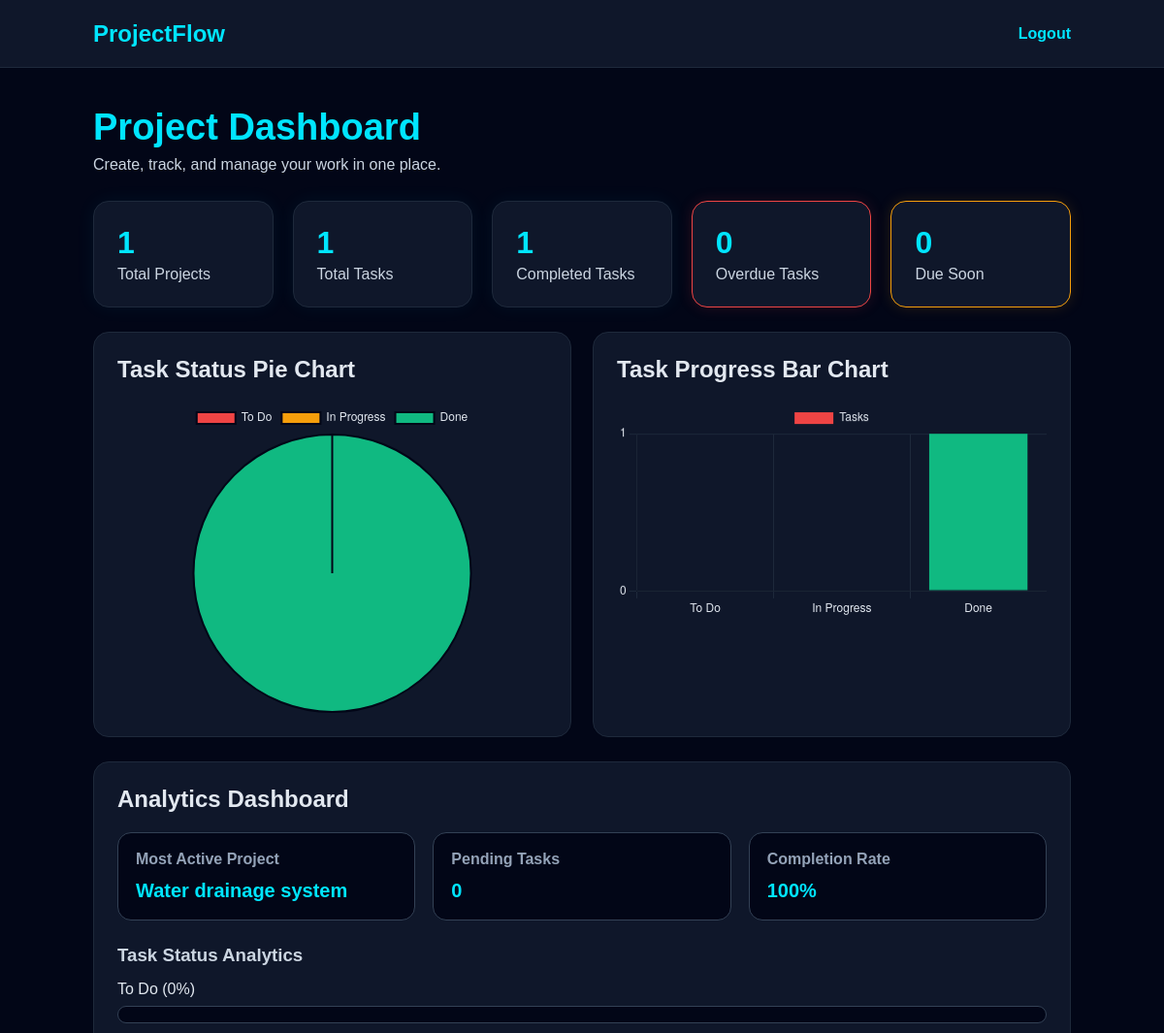
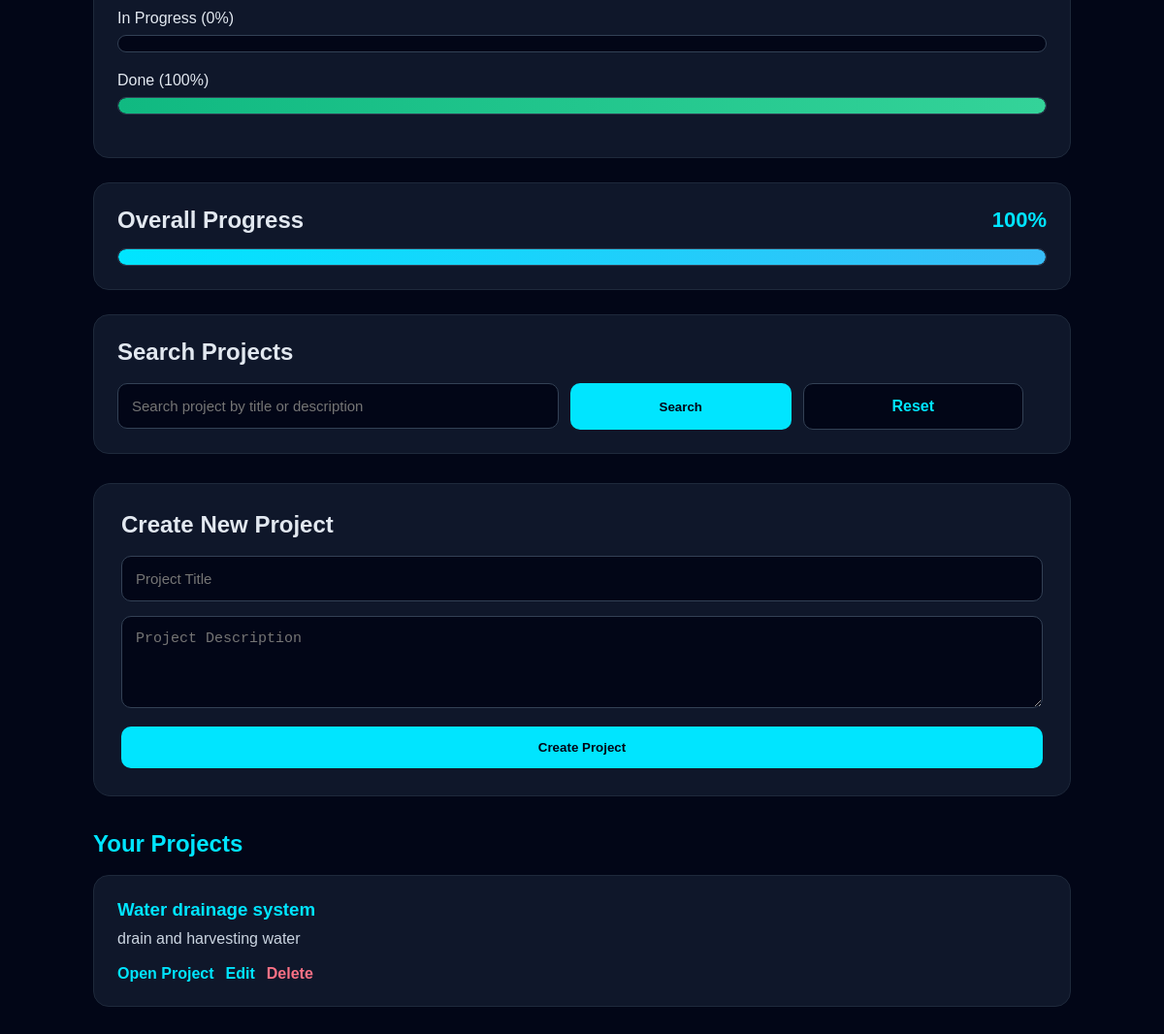
/dashboard (signed in), run on an earlier commit of the app's database (2 pictures, top to bottom).
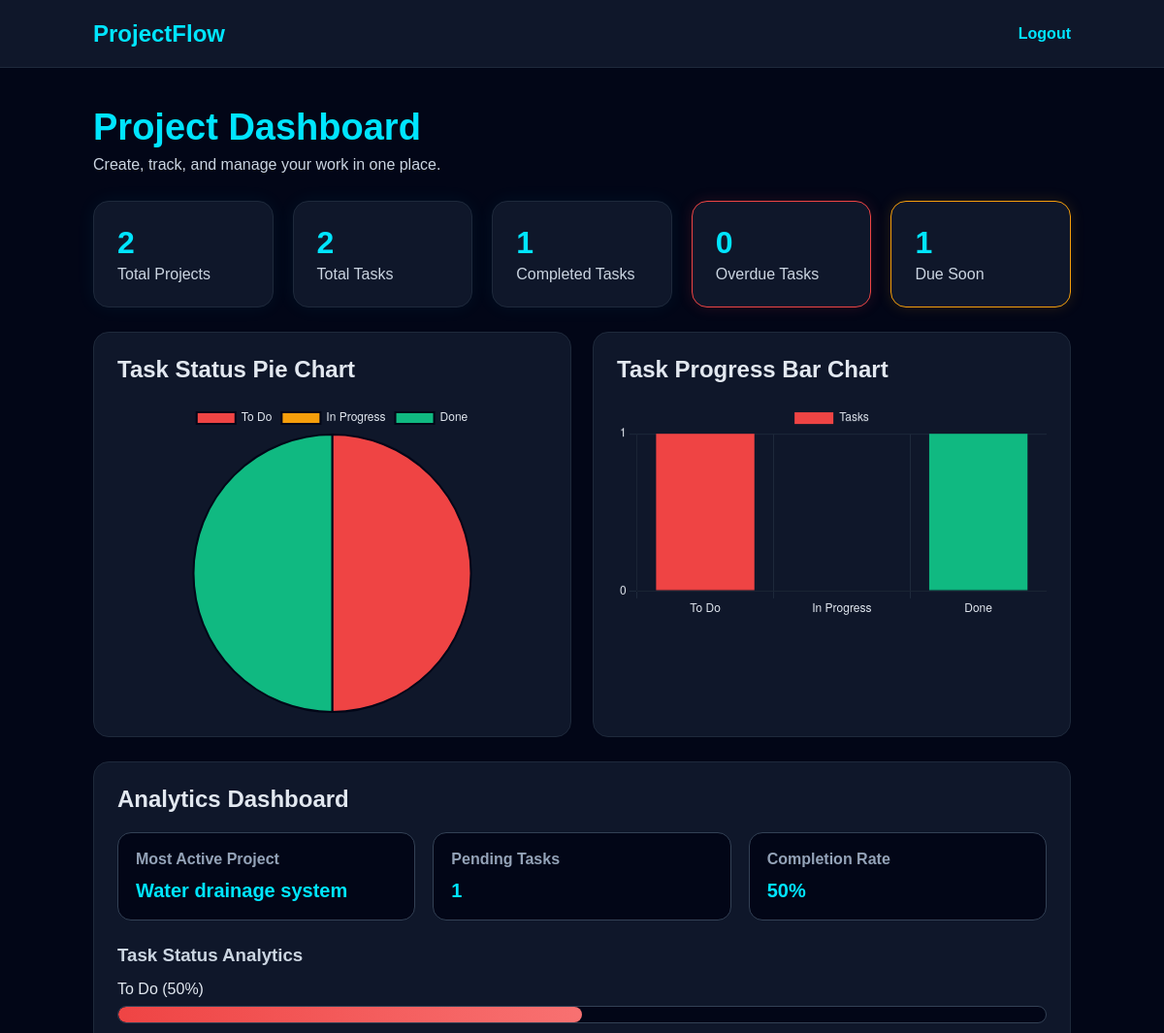
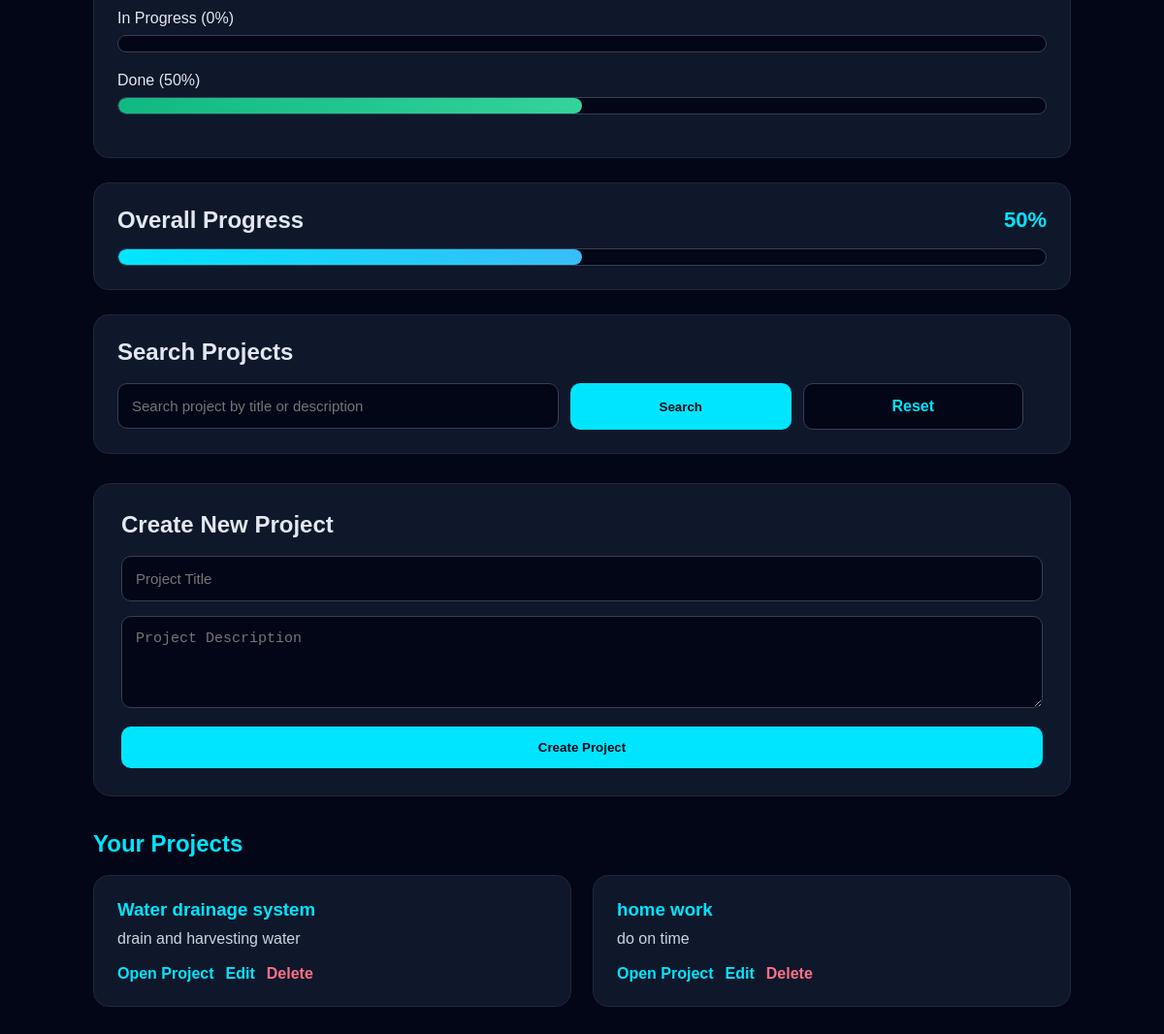
And on a later commit of the database (2 pictures, top to bottom).
### app.py (models this page shows)
class Project(db.Model):
    id = db.Column(db.Integer, primary_key=True)
    title = db.Column(db.String(150), nullable=False)
    description = db.Column(db.Text)
    created_at = db.Column(db.DateTime, default=india_time)
    owner_id = db.Column(db.Integer, db.ForeignKey("user.id"), nullable=False)

### app.py (the view, shortened to what this page needs)
@app.route("/dashboard", methods=["GET", "POST"])
@login_required
def dashboard():
    search = request.args.get("search", "").strip()
    all_projects = Project.query.filter_by(owner_id=current_user.id).all()
    project_ids = [project.id for project in all_projects]
    if search:
        projects = Project.query.filter(
            Project.owner_id == current_user.id,
            (Project.title.ilike(f"%{search}%")) |
            (Project.description.ilike(f"%{search}%"))
        ).all()
    else:
        projects = all_projects
    total_projects = len(all_projects)
    if project_ids:
        all_tasks = Task.query.filter(Task.project_id.in_(project_ids)).all()
    else:
        all_tasks = []
    total_tasks = len(all_tasks)
    completed_tasks = len([task for task in all_tasks if task.status == "Done"])
    todo_tasks = len([task for task in all_tasks if task.status == "To Do"])
    progress_tasks = len([task for task in all_tasks if task.status == "In Progress"])
    overdue_tasks = len([task for task in all_tasks if is_overdue(task)])
    due_soon_tasks = len([task for task in all_tasks if is_due_soon(task)])
    pending_tasks = total_tasks - completed_tasks
    overall_progress = int((completed_tasks / total_tasks) * 100) if total_tasks > 0 else 0
    todo_percent = int((todo_tasks / total_tasks) * 100) if total_tasks > 0 else 0
    progress_percent = int((progress_tasks / total_tasks) * 100) if total_tasks > 0 else 0
    done_percent = int((completed_tasks / total_tasks) * 100) if total_tasks > 0 else 0
    most_active_project = "No project yet"
    max_task_count = 0
    for project in all_projects:
        task_count = Task.query.filter_by(project_id=project.id).count()
        if task_count > max_task_count:
            max_task_count = task_count
            most_active_project = project.title
    return render_template(
        "dashboard.html",
        projects=projects,
        total_projects=total_projects,
        total_tasks=total_tasks,
        completed_tasks=completed_tasks,
        todo_tasks=todo_tasks,
        progress_tasks=progress_tasks,
        pending_tasks=pending_tasks,
        overdue_tasks=overdue_tasks,
        due_soon_tasks=due_soon_tasks,
        overall_progress=overall_progress,
        todo_percent=todo_percent,
        progress_percent=progress_percent,
        done_percent=done_percent,
        most_active_project=most_active_project,
        search=search
    )

### app.py (called while the page is built)
@login_manager.user_loader
def load_user(user_id):
    return User.query.get(int(user_id))

def get_due_date(task):
    if task.due_date:
        try:
            return datetime.strptime(task.due_date, "%Y-%m-%d").date()
        except:
            return None
    return None

def is_overdue(task):
    task_date = get_due_date(task)
    return task_date is not None and task.status != "Done" and task_date < date.today()

def is_due_soon(task):
    task_date = get_due_date(task)
    if task_date is None or task.status == "Done":
        return False
    today = date.today()
    soon_limit = today + timedelta(days=3)
    return today <= task_date <= soon_limit

### templates/dashboard.html (shortened to what this page needs)
<!DOCTYPE html>
<html>
<head>
    <link rel="stylesheet" href="{{ url_for('static', filename='style.css') }}">
</head>
<body>
    <nav class="navbar">
        <h2>ProjectFlow</h2>
        <a href="/logout">Logout</a>
    </nav>
    <div class="container">
        <h1>Project Dashboard</h1>
        <p class="subtitle">Create, track, and manage your work in one place.</p>
        <div class="stats-grid">
            <div class="stat-card"><h3>{{ total_projects }}</h3><p>Total Projects</p></div>
            <div class="stat-card"><h3>{{ total_tasks }}</h3><p>Total Tasks</p></div>
            <div class="stat-card"><h3>{{ completed_tasks }}</h3><p>Completed Tasks</p></div>
            <div class="stat-card danger-card"><h3>{{ overdue_tasks }}</h3><p>Overdue Tasks</p></div>
            <div class="stat-card warning-card"><h3>{{ due_soon_tasks }}</h3><p>Due Soon</p></div>
        </div>
        <div class="chart-grid">
            <div class="chart-card">
                <h2>Task Status Pie Chart</h2>
                <canvas id="statusPieChart"></canvas>
            </div>
            <div class="chart-card">
                <h2>Task Progress Bar Chart</h2>
                <canvas id="progressBarChart"></canvas>
            </div>
        </div>
        <div class="analytics-box">
            <h2>Analytics Dashboard</h2>
            <div class="insight-grid">
                <div class="insight-card">
                    <h3>Most Active Project</h3>
                    <p>{{ most_active_project }}</p>
                </div>
                <div class="insight-card">
                    <h3>Pending Tasks</h3>
                    <p>{{ pending_tasks }}</p>
                </div>
                <div class="insight-card">
                    <h3>Completion Rate</h3>
                    <p>{{ overall_progress }}%</p>
                </div>
            </div>
            <h3>Task Status Analytics</h3>
            <div class="analytics-row">
                <span>To Do ({{ todo_percent }}%)</span>
                <div class="analytics-bar">
                    <div class="analytics-fill todo-fill" style="width: {{ todo_percent }}%;"></div>
                </div>
            </div>
            <div class="analytics-row">
                <span>In Progress ({{ progress_percent }}%)</span>
                <div class="analytics-bar">
                </div>
            </div>
            <div class="analytics-row">
                <span>Done ({{ done_percent }}%)</span>
                <div class="analytics-bar">
                    <div class="analytics-fill done-fill" style="width: {{ done_percent }}%;"></div>
                </div>
            </div>
        </div>
        <div style="background:#0f172a; padding:24px; border-radius:16px; border:1px solid #1e293b; margin:25px 0;">
            <div style="display:flex; justify-content:space-between; align-items:center; margin-bottom:15px;">
                <h2 style="color:#e2e8f0;">Overall Progress</h2>
                <span style="color:#00e5ff; font-size:22px; font-weight:bold;">{{ overall_progress }}%</span>
            </div>
            <div style="width:100%; height:18px; background:#020617; border-radius:20px; overflow:hidden; border:1px solid #334155;">
                <div style="height:100%; width:{{ overall_progress }}%; background:linear-gradient(90deg, #00e5ff, #38bdf8); border-radius:20px;"></div>
            </div>
        </div>
        <div class="filter-box">
            <h2>Search Projects</h2>
            <form method="GET" action="/dashboard" class="filter-form">
                <input type="text" name="search" placeholder="Search project by title or description" value="{{ search }}">
                <button type="submit">Search</button>
                <a class="reset-btn" href="/dashboard">Reset</a>
            </form>
        </div>
        <div class="create-box">
            <h2>Create New Project</h2>
            <form method="POST">
                <input type="text" name="title" placeholder="Project Title" required>
                <textarea name="description" placeholder="Project Description"></textarea>
                <button type="submit">Create Project</button>
            </form>
        </div>
        <h2 class="section-title">Your Projects</h2>
        <div class="project-grid">
            {% for project in projects %}
            <div class="project-card">
                <h3>{{ project.title }}</h3>
                <p>{{ project.description }}</p>
                <div class="card-actions">
                    <a href="/project/{{ project.id }}">Open Project</a>
                    <a href="/edit_project/{{ project.id }}">Edit</a>
                    <a class="delete"
                       href="/delete_project/{{ project.id }}"
                       onclick="return confirm('Are you sure you want to delete this project?')">
                       Delete
                    </a>
                </div>
            </div>
            {% else %}
            <p>No matching projects found.</p>
            {% endfor %}
        </div>
    </div>
    <script>
        const todoTasks = {{ todo_tasks }};
        const progressTasks = {{ progress_tasks }};
        const doneTasks = {{ completed_tasks }};
        const pieCtx = document.getElementById("statusPieChart");
        new Chart(pieCtx, {
            type: "pie",
            data: {
                labels: ["To Do", "In Progress", "Done"],
                datasets: [{
                    data: [todoTasks, progressTasks, doneTasks],
                    backgroundColor: ["#ef4444", "#f59e0b", "#10b981"],
                    borderColor: "#020617",
                    borderWidth: 2
                }]
            },
            options: {
                plugins: {
                    legend: {
                        labels: {
                            color: "#e2e8f0"
                        }
                    }
                }
            }
        });
        const barCtx = document.getElementById("progressBarChart");
        new Chart(barCtx, {
            type: "bar",
            data: {
                labels: ["To Do", "In Progress", "Done"],
                datasets: [{
                    label: "Tasks",
                    data: [todoTasks, progressTasks, doneTasks],
                    backgroundColor: ["#ef4444", "#f59e0b", "#10b981"]
                }]
            },
            options: {
                scales: {
                    x: {
                        ticks: { color: "#e2e8f0" },
                        grid: { color: "#1e293b" }
                    },
                    y: {
                        ticks: { color: "#e2e8f0", precision: 0 },
                        grid: { color: "#1e293b" }
                    }
                },
                plugins: {
                    legend: {
                        labels: {
                            color: "#e2e8f0"
                        }
                    }
                }
            }
        });
    </script>
</body>
</html>

### static/style.css (style rules this page uses)
* { margin: 0; padding: 0; box-sizing: border-box; }
body { font-family: Arial, sans-serif; background: #020617; color: #ffffff; }
input, textarea, select { width: 100%; padding: 14px; margin-bottom: 15px; border: 1px solid #334155; border-radius: 10px; background: #020617; color: #ffffff; outline: none; font-size: 15px; }
textarea { min-height: 95px; resize: vertical; }
button { width: 100%; padding: 14px; border: none; border-radius: 10px; background: #00e5ff; color: #020617; font-weight: bold; cursor: pointer; transition: 0.3s; }
a { color: #00e5ff; text-decoration: none; font-weight: 600; }
.navbar { height: 70px; background: #0f172a; border-bottom: 1px solid #1e293b; padding: 0 8%; display: flex; align-items: center; justify-content: space-between; }
.navbar h2 { color: #00e5ff; }
.container { padding: 40px 8%; }
.container h1 { color: #00e5ff; font-size: 38px; margin-bottom: 8px; }
.subtitle { color: #cbd5e1; margin-bottom: 28px; }
.stats-grid { display: grid; grid-template-columns: repeat(auto-fit, minmax(180px, 1fr)); gap: 20px; margin: 25px 0; }
.stat-card { background: #0f172a; padding: 24px; border-radius: 16px; border: 1px solid #1e293b; box-shadow: 0 0 20px rgba(0, 229, 255, 0.06); }
.stat-card h3 { font-size: 32px; color: #00e5ff; margin-bottom: 5px; }
.stat-card p { color: #cbd5e1; }
.create-box { background: #0f172a; padding: 28px; border-radius: 18px; border: 1px solid #1e293b; margin: 30px 0; }
.create-box h2 { color: #e2e8f0; margin-bottom: 18px; }
.section-title { color: #00e5ff; margin: 35px 0 18px; }
.project-grid { display: grid; grid-template-columns: repeat(auto-fit, minmax(260px, 1fr)); gap: 22px; }
.project-card { background: #0f172a; padding: 24px; border-radius: 16px; border: 1px solid #1e293b; transition: 0.3s; }
.project-card h3 { color: #00e5ff; margin-bottom: 10px; }
.project-card p { color: #cbd5e1; margin-bottom: 18px; }
.card-actions, .task-actions { display: flex; gap: 12px; flex-wrap: wrap; }
.delete { color: #fb7185; }
.filter-box { background: #0f172a; padding: 24px; border-radius: 16px; border: 1px solid #1e293b; margin: 25px 0; }
.filter-box h2 { color: #e2e8f0; margin-bottom: 18px; }
.filter-form { display: grid; grid-template-columns: 2fr 1fr 1fr auto auto; gap: 12px; align-items: start; }
.filter-form input, .filter-form select { margin-bottom: 0; }
.filter-form button { height: 48px; }
.reset-btn { display: inline-flex; align-items: center; justify-content: center; height: 48px; padding: 0 18px; border-radius: 10px; background: #020617; border: 1px solid #334155; color: #00e5ff; text-decoration: none; }
.danger-card { border-color: #ef4444; box-shadow: 0 0 15px rgba(239, 68, 68, 0.15); }
.warning-card { border-color: #f59e0b; box-shadow: 0 0 15px rgba(245, 158, 11, 0.15); }
.analytics-box { background: #0f172a; padding: 24px; border-radius: 16px; border: 1px solid #1e293b; margin: 25px 0; }
.analytics-box h2 { color: #e2e8f0; margin-bottom: 20px; }
.analytics-box h3 { color: #cbd5e1; margin: 20px 0 15px; }
.insight-grid { display: grid; grid-template-columns: repeat(auto-fit, minmax(220px, 1fr)); gap: 18px; margin-bottom: 25px; }
.insight-card { background: #020617; border: 1px solid #334155; border-radius: 14px; padding: 18px; }
.insight-card h3 { margin: 0 0 12px; font-size: 16px; color: #94a3b8; }
.insight-card p { font-size: 20px; font-weight: bold; color: #00e5ff; margin: 0; }
.analytics-row { margin-bottom: 20px; }
.analytics-row span { display: block; margin-bottom: 8px; color: #e2e8f0; }
.analytics-bar { width: 100%; height: 18px; background: #020617; border-radius: 20px; overflow: hidden; border: 1px solid #334155; }
.analytics-fill { height: 100%; border-radius: 20px; }
.todo-fill { background: linear-gradient(90deg, #ef4444, #f87171); }
.done-fill { background: linear-gradient(90deg, #10b981, #34d399); }
.chart-grid { display: grid; grid-template-columns: repeat(auto-fit, minmax(320px, 1fr)); gap: 22px; margin: 25px 0; }
.chart-card { background: #0f172a; padding: 24px; border-radius: 16px; border: 1px solid #1e293b; }
.chart-card h2 { color: #e2e8f0; margin-bottom: 20px; }
.chart-card canvas { max-height: 320px; }

What changed in the data, as far as the page shows it:
added Project: title "home work", description "do on time"
Also different on the page:
{{ total_projects }}: "1" → "2"
{{ total_tasks }}: "1" → "2"
{{ due_soon_tasks }}: "0" → "1"
chart data {{ todo_tasks }}: 0 → 1
{{ pending_tasks }}: "0" → "1"
{{ overall_progress }}: "100" → "50"
{{ todo_percent }}: "0" → "50"
{{ done_percent }}: "100" → "50"
{{ done_percent }}: 100 → 50 (drawn)
{{ overall_progress }}: 100 → 50 (drawn)
